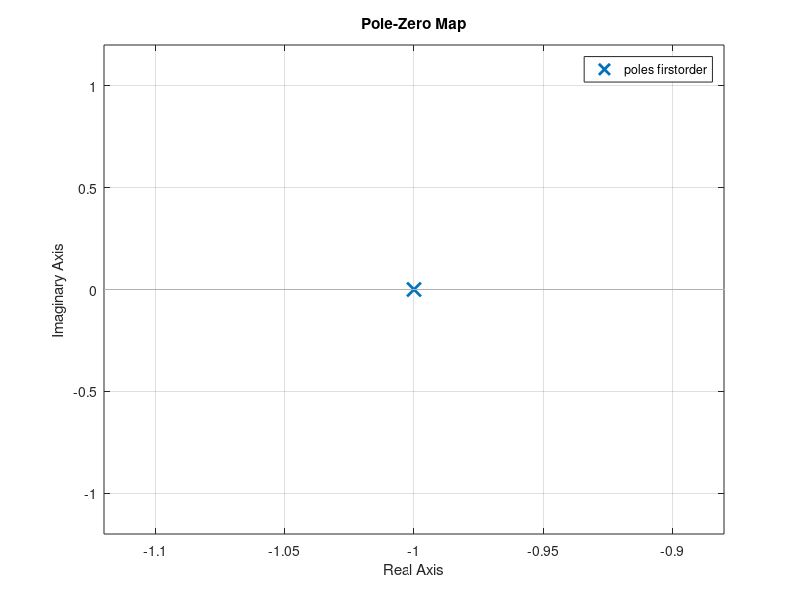
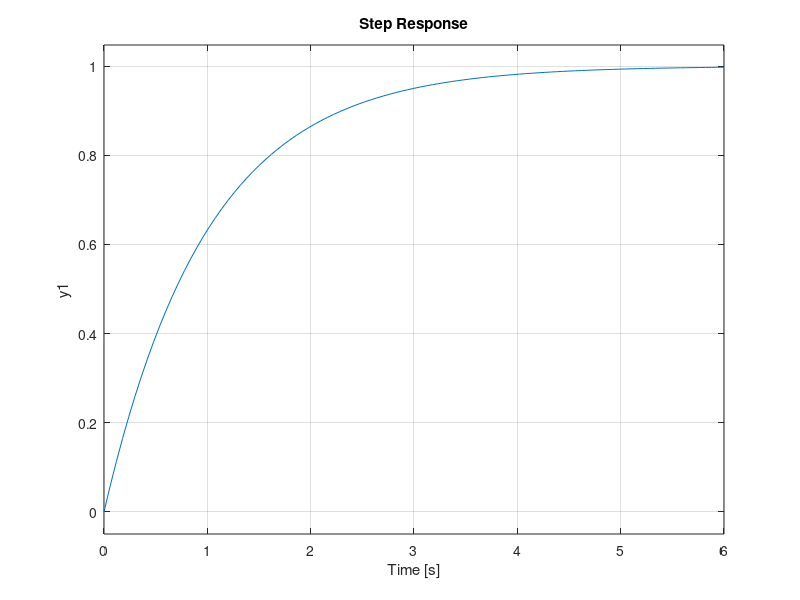
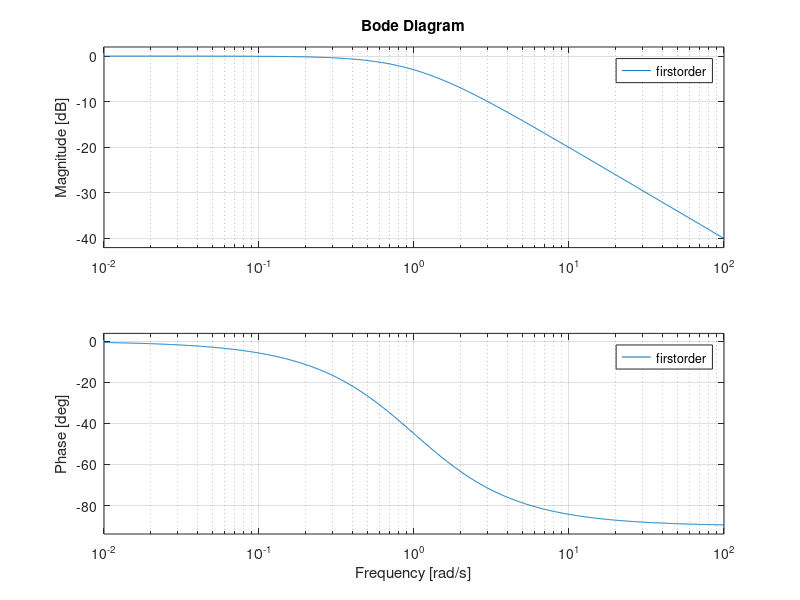
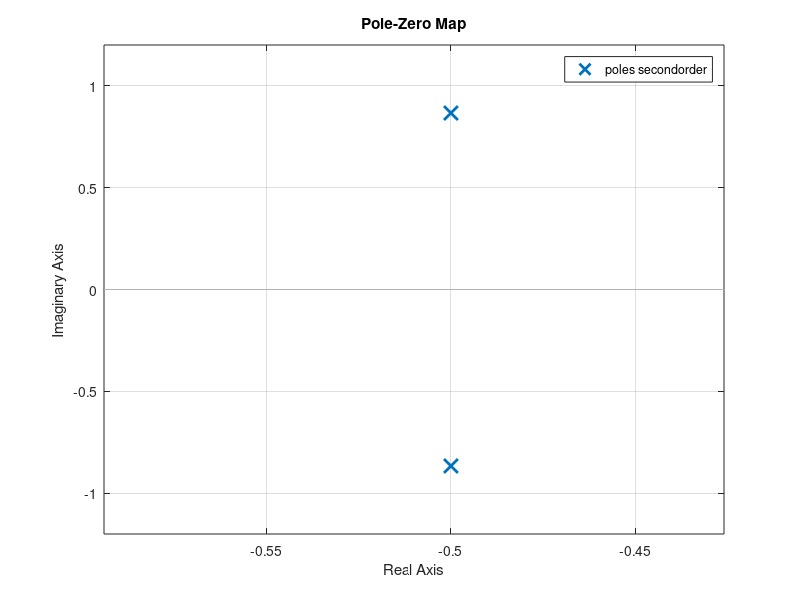

Write MATLAB code to recreate these figures, in order. (Note: this script raises an error after producing the figures.)
%% Helper to define transfer functions more quickly
s = tf([1 0],1)

%% First-Order system
omega_0 = 1

firstorder = 1/((s/omega_0) + 1)

figure;
pzmap(firstorder);

figure;
step(firstorder);

figure;
bode(firstorder);

%% Second-Order system
omega_0 = 1;
zeta = 0.5;

secondorder = 1/((s/omega_0)^2 + 2*zeta*(s/omega_0)+1)

figure;
pzmap(secondorder);

figure;
step(secondorder);

figure;
bode(secondorder);

%% Integrator
integrator = 1/s

figure;
bode(integrator);

%% Differentiator
differentiator = 1/integrator

figure;
bode(differentiator);

%% Closed-Loop (Unit Gain) Stability

figure;
hold on;
nyquist(firstorder);
nyquist(secondorder);
legend('firstorder','secondorder');
hold off;


unstablesys = (0.04*s^2+0.12*s)/(s^3+0.1*s^2+0.8*s-0.4)

format long;  %to show more decimals for poles
pole(unstablesys)
format short;  %back to regular formatting

figure;
pzmap(unstablesys);
legend('unstablesys');

figure;
step(unstablesys);
legend('unstablesys');

% Note: open-loop system is unstable (1 unstable pole), regular Bode margins approach cannot be used
figure;
bode(unstablesys);
legend('unstablesys');

% Note: 0 encirclements of -1, therefore closed-loop system will have the same number of unstable poles as the open-loop one (we know it has 1)
figure;
nyquist(unstablesys);
legend('unstablesys');


f16 = (3.553e-15*s^4-0.1642*s^3-0.1243*s^2-0.00161*s+9.121e-17)/(s^5+1.825*s^4+2.941*s^3+0.03508*s^2+0.01522*s-1.245e-15)

format long;  %to show more decimals for poles
pole(f16)
format short;  %back to regular formatting

figure;
pzmap(f16);
legend('f16');

% Note: open-loop system is unstable (1 unstable pole), regular Bode margins approach cannot be used
figure;
bode(f16);
legend('f16');

% Note: 2 clockwise encirclements of -1, therefore closed-loop system will have 2 more unstable poles than the open-loop one (we know it has 1)
figure;
nyquist(f16);
legend('f16');

%% Minimum Phase / Non-Minimum Phase systems
G_minphase = (s+2)/(s^2+3*s+1);
G_inputdelay = tf(1,1,'InputDelay',1) * G_minphase;
G_nonminphase = (s-2)/(s^2+3*s+1);

opts = bodeoptions('cstprefs');
opts.PhaseWrapping = 'on';

hold on;
bode(G_minphase,opts);
bode(G_inputdelay,opts);
bode(G_nonminphase,opts);
legend('G\_minphase','G\_inputdelay','G\_nonminphase');
hold off;

%% PID Control
I_yy = 0.1;

pitch = 1/(I_yy*s^2)

K_p = 1;
K_d = 1;
K_i = 0.1;

controller_P = K_p
controller_PD = K_p + K_d*s
controller_PI = K_p + K_i/s
controller_PID = K_p + K_d*s + K_i/s

pitch_P = feedback(controller_P * pitch, 1)
pitch_PD = feedback(controller_PD * pitch, 1)
pitch_PI = feedback(controller_PI * pitch, 1)
pitch_PID = feedback(controller_PID * pitch, 1)

hold on;
step(pitch,30);
step(pitch_P,30);
step(pitch_PD,30);
step(pitch_PI,30);
step(pitch_PID,30);
set(gca,'ylim',[-10 10]);
legend('open','P','PD','PI','PID');
hold off;

%% State-Space
m = 1;
k = 1;
b = 1;

A = [0   1;
    -k/m -b/m]
B = [0; 
     1/m]
C = [1 0;
     0 1]
D = [0;
     0]

harmonic_oscillator = ss(A,B,C,D)

figure;
step(harmonic_oscillator)
legend('harmonic\_oscillator');

figure;
impulse(harmonic_oscillator)
legend('harmonic\_oscillator');

[numerator,denominator] = ss2tf(A,B,C,D)
output1_tf = tf(numerator(1,:),denominator)
output2_tf = tf(numerator(2,:),denominator)

% Eigenvectors,Eigenvalues
[eigenvectors,eigenvalues] = eig(harmonic_oscillator.A)
eigenvector1 = eigenvectors(:,1)
eigenvector2 = eigenvectors(:,2)
eigenvalue1 = eigenvalues(1,1)
eigenvalue2 = eigenvalues(2,2)
harmonic_oscillator.A*[eigenvector1 eigenvector2] - [eigenvector1 eigenvector2]*diag([eigenvalue1 eigenvalue2])  %check equality (should be close to 0 matrix)
pole(output1_tf) - [eigenvalue1;eigenvalue2]  %check equality (should be close to 0 column)
pole(output2_tf) - [eigenvalue1;eigenvalue2]  %check equality (should be close to 0 column)

% Stability
real([eigenvalue1 eigenvalue2])  %check stability (should all be <0)

[harmonic_oscillator_rows,harmonic_oscillator_cols] = size(harmonic_oscillator.A);

% Controlability
C_ctrb = ctrb(harmonic_oscillator)
rank(C_ctrb) == harmonic_oscillator_cols  % controllable

% Note: How to check for stabilizability IF system is not controllable
% [harmonic_oscillator_stable,harmonic_oscillator_unstable] = stabsep(harmonic_oscillator)
% [dynamics_ss_unstable_rows,dynamics_ss_unstable_cols] = size(harmonic_oscillator.A);
% C_stab = ctrb(harmonic_oscillator_unstable)
% rank(C_stab) == dynamics_ss_unstable_cols  % stabilizable ?

% Observability
O_obsv = obsv(harmonic_oscillator)
rank(O_obsv) == harmonic_oscillator_cols  % observable
